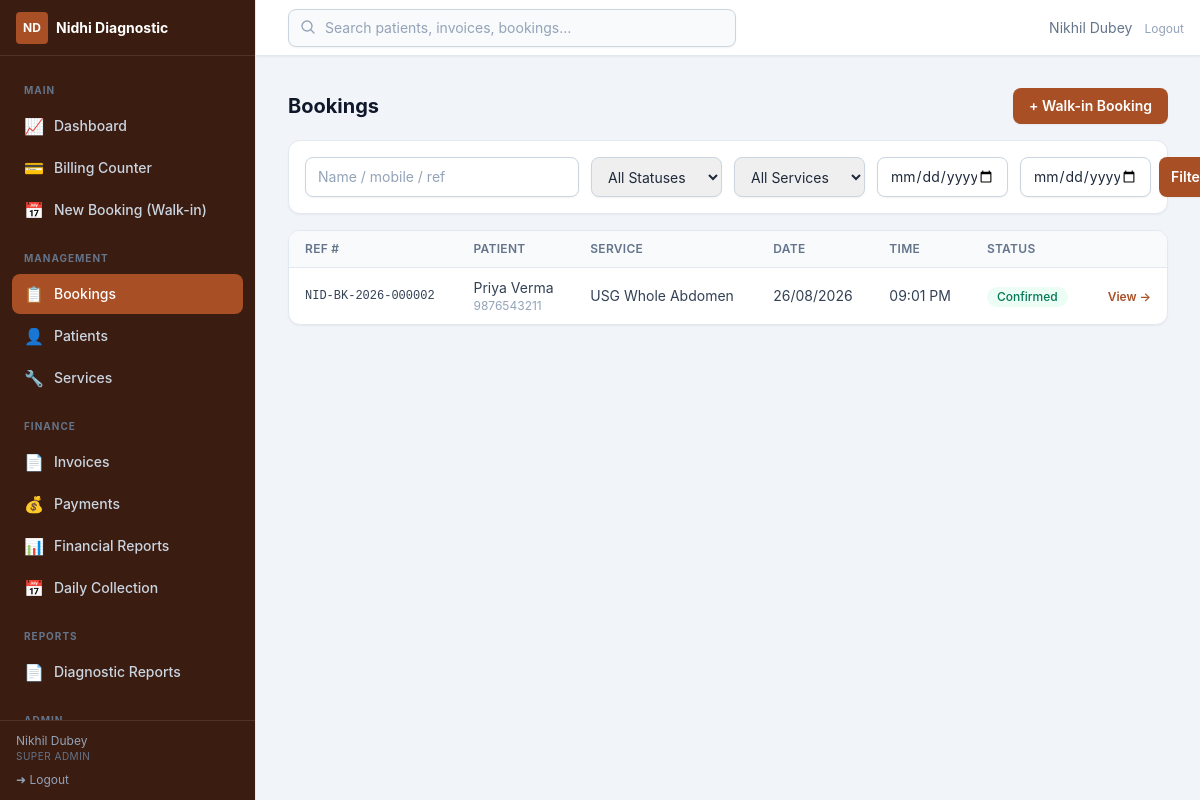
Page /admin/bookings/ (signed in) on the committed database.
### app/utils/helpers.py (models this page shows, shortened)
class Setting(db.Model):
    __tablename__ = "settings"
    key = db.Column(db.String(64), primary_key=True)
    value = db.Column(db.Text, nullable=False, default="")
    updated_at = db.Column(
        db.DateTime, default=lambda: datetime.now(timezone.utc).replace(tzinfo=None),
        onupdate=lambda: datetime.now(timezone.utc).replace(tzinfo=None),
    )
    updated_by = db.Column(db.Integer, db.ForeignKey("users.id", ondelete="SET NULL"))

### app/models/user.py (models this page shows, shortened)
class TimestampMixin:
    created_at = db.Column(db.DateTime, default=utcnow, nullable=False)
    updated_at = db.Column(db.DateTime, default=utcnow, onupdate=utcnow)

class User(db.Model, TimestampMixin, UserMixin):
    __tablename__ = "users"
    id = db.Column(db.Integer, primary_key=True)
    username = db.Column(db.String(64), unique=True, nullable=False, index=True)
    email = db.Column(db.String(254), unique=True)
    full_name = db.Column(db.String(128), nullable=False)
    password_hash = db.Column(db.String(256), nullable=False)
    role_id = db.Column(db.Integer, db.ForeignKey("roles.id"), nullable=False)
    is_active = db.Column(db.Boolean, default=True, nullable=False)
    last_login_at = db.Column(db.DateTime)
    role = db.relationship("Role", lazy="selectin")
    def has_permission(self, *codes) -> bool:
        if not self.role:
            return False
        if self.role.name == "super_admin":
            return True
        return bool(set(codes) & self.role.codes)

class Role(db.Model):
    __tablename__ = "roles"
    id = db.Column(db.Integer, primary_key=True)
    name = db.Column(db.String(32), unique=True, nullable=False, index=True)
    label = db.Column(db.String(64))
    permissions = db.relationship(
        "Permission", secondary="role_permissions", back_populates="roles",
        lazy="selectin",
    )

### app/models/booking.py (models this page shows, shortened)
class Booking(db.Model, TimestampMixin):
    __tablename__ = "bookings"
    id = db.Column(db.Integer, primary_key=True)
    booking_code = db.Column(db.String(40), unique=True, nullable=False, index=True)
    patient_id = db.Column(db.Integer, db.ForeignKey("patients.id"))
    patient_name = db.Column(db.String(128), nullable=False)
    mobile = db.Column(db.String(20), nullable=False)
    email = db.Column(db.String(254))
    age = db.Column(db.Integer)
    gender = db.Column(db.String(10))
    address = db.Column(db.Text)
    notes = db.Column(db.Text)
    technician_preference = db.Column(db.String(128))
    prescription_file = db.Column(db.String(255))  # randomized stored name
    prescription_original_name = db.Column(db.String(255))
    service_id = db.Column(
        db.Integer, db.ForeignKey("services.id"), nullable=False
    )
    preferred_date = db.Column(db.Date, nullable=False)
    preferred_time = db.Column(db.Time)
    status = db.Column(db.String(20), default="pending", nullable=False, index=True)
    source = db.Column(db.String(20), default="website")  # website/admin/walk_in
    created_by_id = db.Column(db.Integer, db.ForeignKey("users.id"))
    confirmed_at = db.Column(db.DateTime)
    completed_at = db.Column(db.DateTime)
    cancelled_at = db.Column(db.DateTime)
    cancel_reason = db.Column(db.String(255))
    patient = db.relationship("Patient", back_populates="bookings", foreign_keys=[patient_id])
    service = db.relationship("Service")
    created_by = db.relationship("User")
    services = db.relationship(
        "BookingService", back_populates="booking",
        cascade="all, delete-orphan", lazy="selectin",
    )
    invoices = db.relationship("Invoice", back_populates="booking", lazy="dynamic")
    __table_args__ = (
        Index("ix_bookings_date_status", "preferred_date", "status"),
        Index("ix_bookings_mobile", "mobile"),
    )
    @property
    def status_label(self):
        return dict(BOOKING_STATUSES).get(self.status, self.status.title())

### app/models/service.py (models this page shows, shortened)
class Service(db.Model, TimestampMixin):
    __tablename__ = "services"
    id = db.Column(db.Integer, primary_key=True)
    code = db.Column(db.String(32), unique=True, nullable=False, index=True)
    name = db.Column(db.String(128), nullable=False, index=True)
    category_id = db.Column(
        db.Integer, db.ForeignKey("service_categories.id"), nullable=False
    )
    description = db.Column(db.Text)
    preparation_instructions = db.Column(db.Text)
    duration_minutes = db.Column(db.Integer, default=30)
    price = db.Column(db.Numeric(10, 2), nullable=False, default=0)
    show_price_public = db.Column(db.Boolean, default=True, nullable=False)
    discount_eligible = db.Column(db.Boolean, default=True, nullable=False)
    tax_percent = db.Column(db.Numeric(5, 2), default=0, nullable=False)
    requires_appointment = db.Column(db.Boolean, default=True, nullable=False)
    is_active = db.Column(db.Boolean, default=True, nullable=False)
    category = db.relationship("ServiceCategory", back_populates="services")
    bookings = db.relationship(
        "BookingService", back_populates="service", lazy="dynamic"
    )

### app/admin/bookings.py (the view, shortened to what this page needs)
@bookings_bp.route("/")
@login_required
@permission_required("bookings.manage")
def index():
    page = request.args.get("page", 1, type=int)
    q = (request.args.get("q") or "").strip()
    status = request.args.get("status") or ""
    service_id = request.args.get("service_id", type=int)
    date_from = request.args.get("from", type=str)
    date_to = request.args.get("to", type=str)
    query = Booking.query
    if status in dict(BOOKING_STATUSES):
        query = query.filter(Booking.status == status)
    if service_id:
        query = query.filter(Booking.service_id == service_id)
    if date_from:
        d = date.fromisoformat(date_from)
        query = query.filter(Booking.preferred_date >= d)
    if date_to:
        d = date.fromisoformat(date_to)
        query = query.filter(Booking.preferred_date <= d)
    pagination = query.order_by(
        Booking.created_at.desc()).paginate(page=page, per_page=20)
    services = Service.query.filter_by(is_active=True).order_by(Service.name).all()
    return render_template("admin/bookings/index.html",
                           pagination=pagination, statuses=BOOKING_STATUSES,
                           services=services, filters={
                               "q": q, "status": status,
                               "service_id": service_id or "",
                               "from": date_from or "", "to": date_to or "",
                           })

### app/models/user.py (called while the page is built)
@login_manager.user_loader
def load_user(user_id):
    return db.session.get(User, int(user_id))

### app/utils/helpers.py (called while the page is built)
def get_setting(key, default=""):
    row = db.session.get(Setting, key)
    if row is not None:
        return row.value
    return SETTING_DEFAULTS.get(key, default)

def fmt_date(d):
    if isinstance(d, datetime):
        d = d.date()
    if isinstance(d, date):
        return d.strftime("%d/%m/%Y")
    return ""

def permission_required(*permissions):
    def decorator(view):
        @wraps(view)
        def wrapped(*args, **kwargs):
            if not current_user.is_authenticated:
                return redirect(url_for("auth.login", next=request.url))
            if not current_user.has_permission(*permissions):
                abort(403)
            return view(*args, **kwargs)
        return wrapped
    return decorator

### app/templates/admin/bookings/index.html (shortened to what this page needs)
{% extends "admin/base.html" %}
{% block content %}
<div class="flex flex-wrap items-center justify-between gap-3">
  <h1 class="text-xl font-bold text-slate-900">Bookings</h1>
  <a href="{{ url_for('bookings.create') }}" class="btn-primary text-sm">+ Walk-in Booking</a>
</div>
<form method="get" class="card mt-4 grid gap-3 p-4 sm:grid-cols-2 lg:grid-cols-6">
  <input type="text" name="q" value="{{ filters.q }}" placeholder="Name / mobile / ref" class="input lg:col-span-2">
  <select name="status" class="input">
    <option value="">All Statuses</option>
  </select>
  <select name="service_id" class="input">
    <option value="">All Services</option>
  </select>
  <input type="date" name="from" value="{{ filters.from }}" class="input" title="From date">
  <div class="flex gap-2">
    <input type="date" name="to" value="{{ filters.to }}" class="input flex-1" title="To date">
    <button class="btn-primary px-3">Filter</button>
  </div>
</form>
<div class="card mt-4 overflow-hidden">
  <div class="overflow-x-auto">
    <table class="table-base table-responsive">
      <thead><tr><th>Ref #</th><th>Patient</th><th>Service</th><th>Date</th><th>Time</th><th>Status</th><th></th></tr></thead>
      <tbody>
        {% for b in pagination.items %}
        <tr onclick="window.location='{{ url_for('bookings.detail', booking_id=b.id) }}'" class="cursor-pointer hover:bg-slate-50">
          <td data-label="Ref #" class="font-mono text-xs">{{ b.booking_code }}</td>
          <td data-label="Patient">{{ b.patient_name }}<span class="block text-xs text-slate-400">{{ b.mobile }}</span></td>
          <td data-label="Service" class="text-sm">{{ b.service.name if b.service else '—' }}</td>
          <td data-label="Date">{{ fmt_date(b.preferred_date) }}</td>
          <td data-label="Time">{{ b.preferred_time.strftime('%I:%M %p') if b.preferred_time else '—' }}</td>
          <td data-label="Status">
            {% set cls = {'pending':'bg-amber-50 text-amber-700','confirmed':'bg-emerald-50 text-emerald-700','arrived':'bg-brand-50 text-brand-700','in_progress':'bg-indigo-50 text-indigo-700','completed':'bg-slate-100 text-slate-600','cancelled':'bg-red-50 text-red-700','no_show':'bg-red-50 text-red-700'} %}
            <span class="badge {{ cls.get(b.status,'bg-slate-100') }}">{{ b.status_label }}</span>
          </td>
          <td data-label=" " class="text-right"><a href="{{ url_for('bookings.detail', booking_id=b.id) }}" class="text-xs font-semibold text-brand-700 hover:underline" onclick="event.stopPropagation()">View &rarr;</a></td>
        </tr>
        {% else %}
        <tr><td colspan="7" class="px-4 py-8 text-center text-sm text-slate-400">No bookings found.</td></tr>
        {% endfor %}
      </tbody>
    </table>
  </div>
</div>
{% endblock %}

### app/templates/admin/base.html (shortened to what this page needs)
{% extends "base.html" %}
{% block body %}
<div class="flex h-screen bg-slate-100" x-data="{ sidebar: window.innerWidth >= 1024 }"
     @resize.window="sidebar = window.innerWidth >= 1024"
     @keydown.escape.window="if (window.innerWidth < 1024) sidebar = false">
  <aside class="fixed inset-y-0 left-0 z-30 flex w-64 flex-col border-r border-slate-200 bg-brand-950 text-slate-200 transition-transform duration-300 ease-in-out lg:translate-x-0"
         :class="sidebar ? 'translate-x-0' : '-translate-x-full'">
    <div class="flex h-14 items-center justify-between gap-2 border-b border-white/10 px-4">
      <div class="flex min-w-0 items-center gap-2">
        <span class="flex h-8 w-8 flex-none items-center justify-center rounded bg-brand-700 text-xs font-bold text-white">ND</span>
        <span class="truncate text-sm font-bold text-white">{{ center_name() }}</span>
      </div>
    </div>
    <nav class="flex-1 space-y-0.5 overflow-y-auto p-3 text-sm">
      {% macro nav_item(href, label, icon, perm='dashboard.view') -%}
        {% if current_user.has_permission(perm) %}
        <a href="{{ href }}" @click="if (window.innerWidth < 1024) sidebar = false" class="flex items-center gap-2.5 rounded-lg px-3 py-2 font-medium transition
          {% if request.path.rstrip('/') == href.rstrip('/') %}bg-brand-700 text-white{% else %}text-slate-300 hover:bg-white/5 hover:text-white{% endif %}">
          <span class="text-base">{{ icon | safe }}</span>{{ label }}
        </a>
        {% endif %}
      {%- endmacro %}
      <p class="px-3 pt-3 pb-1 text-[10px] font-bold uppercase tracking-widest text-slate-500">Main</p>
      {{ nav_item(url_for('admin_dash.dashboard'), 'Dashboard', '&#128200;') }}
      {{ nav_item(url_for('billing.counter'), 'Billing Counter', '&#128179;', 'billing.manage') }}
      {{ nav_item(url_for('bookings.create'), 'New Booking (Walk-in)', '&#128197;', 'bookings.manage') }}
      <p class="px-3 pt-4 pb-1 text-[10px] font-bold uppercase tracking-widest text-slate-500">Management</p>
      {{ nav_item(url_for('bookings.index'), 'Bookings', '&#128203;', 'bookings.manage') }}
      {{ nav_item(url_for('patients.index'), 'Patients', '&#128100;', 'patients.manage') }}
      {{ nav_item(url_for('services.index'), 'Services', '&#128295;', 'services.manage') }}
      <p class="px-3 pt-4 pb-1 text-[10px] font-bold uppercase tracking-widest text-slate-500">Finance</p>
      {{ nav_item(url_for('invoices.index'), 'Invoices', '&#128196;', 'billing.manage') }}
      {{ nav_item(url_for('payments.index'), 'Payments', '&#128176;', 'payments.manage') }}
      {{ nav_item(url_for('finreports.index'), 'Financial Reports', '&#128202;', 'finreports.view') }}
      {{ nav_item(url_for('finreports.daily_collection'), 'Daily Collection', '&#128197;', 'finreports.view') }}
      <p class="px-3 pt-4 pb-1 text-[10px] font-bold uppercase tracking-widest text-slate-500">Reports</p>
      {{ nav_item(url_for('reports.index'), 'Diagnostic Reports', '&#128196;', 'reports.manage') }}
      <p class="px-3 pt-4 pb-1 text-[10px] font-bold uppercase tracking-widest text-slate-500">Admin</p>
    </nav>
    <div class="border-t border-white/10 px-4 py-3">
      <div class="text-xs text-slate-400 truncate">{{ current_user.full_name }}</div>
      <div class="text-[10px] uppercase tracking-wider text-slate-500">{{ current_user.role.label if current_user.role else current_user.role_name }}</div>
      <a href="{{ url_for('auth.logout') }}" class="mt-2 flex items-center gap-1.5 text-xs text-slate-400 hover:text-white">
        &#10140; Logout
      </a>
    </div>
  </aside>
  <div class="flex flex-1 flex-col pl-0 lg:pl-64">
    <header class="sticky top-0 z-20 flex h-14 items-center justify-between border-b border-slate-200 bg-white px-4 shadow-sm">
      <div class="relative ml-4 hidden max-w-md flex-1 sm:block" x-data="globalSearch()">
        <input type="text" x-model="q" @input.debounce.350ms="doSearch()"
               placeholder="Search patients, invoices, bookings..." class="input w-full bg-slate-50 pl-9" />
        <svg class="absolute left-3 top-2.5 h-4 w-4 text-slate-400" fill="none" stroke="currentColor" stroke-width="2" viewBox="0 0 24 24"><path stroke-linecap="round" stroke-linejoin="round" d="M21 21l-5.197-5.197m0 0A7.5 7.5 0 105.196 5.196a7.5 7.5 0 0010.607 10.607z"/></svg>
      </div>
      <div class="flex items-center gap-3 text-sm">
        <span class="hidden text-slate-500 md:inline">{{ current_user.full_name }}</span>
        <form method="post" action="{{ url_for('auth.logout') }}">
          <button type="submit" class="text-xs text-slate-400 hover:text-red-600">Logout</button>
        </form>
      </div>
    </header>
    <div class="flex-1 overflow-y-auto p-4 sm:p-6 lg:p-8">
      {% block content %}{% endblock %}
    </div>
  </div>
</div>
{% endblock %}

### rows in the picture
Setting: value "Nidhi Diagnostic"
User: full_name "Nikhil Dubey"
Role: role "SUPER ADMIN"
Booking: booking_code "NID-BK-2026-000002", patient_name "Priya Verma", mobile "9876543211", service "USG Whole Abdomen", preferred_date "26/08/2026", preferred_time "09:01 PM", status_label "Confirmed"

### other values in the picture
{{ icon | safe }} "📈 💳 📅 📋 👤 🔧 📄 💰 📊 📅 📄"
{{ label }} "Dashboard Billing Counter New Booking (Walk-in) Bookings Patients Services Invoices Payments Financial Reports Daily Collection Diagnostic Reports"
